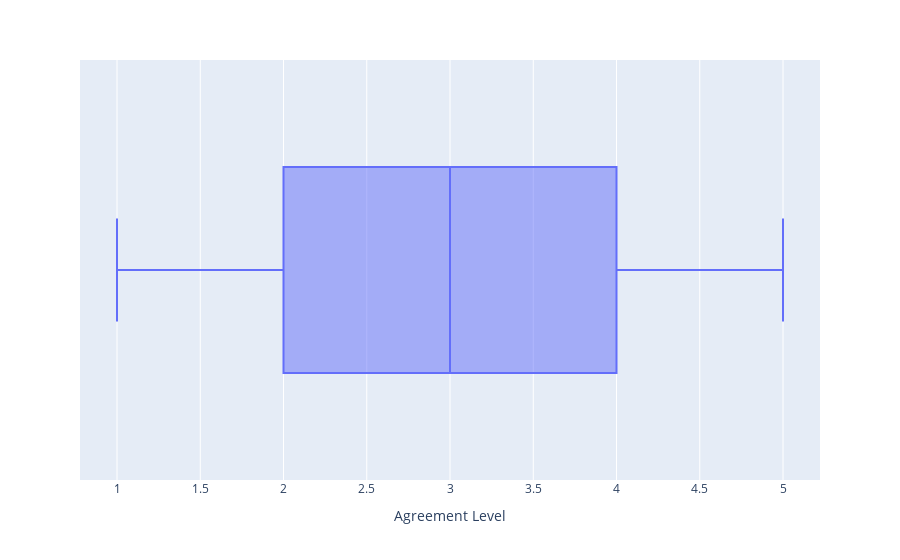

The notebook cell this image was saved under:
### Markdown cell above
### Box and Whiskers

### Code cell
box_fig = px.box(looks, x='Agreement Level')
box_fig.show()

### Figure 1 — Plotly figure (JSON) as saved in the notebook; plotly's stock layout.template omitted (floating-point values rounded to 4 significant figures; data arrays with more than 128 entries replaced by an {"elided": "..."} marker saying what was removed)
{"data": [{"alignmentgroup": "True", "hovertemplate": "Agreement Level=%{x}<extra></extra>", "legendgroup": "", "marker": {"color": "#636efa"}, "name": "", "notched": false, "offsetgroup": "", "orientation": "h", "showlegend": false, "type": "box", "x": {"elided": "1000 int values"}, "x0": " ", "xaxis": "x", "y0": " ", "yaxis": "y"}], "layout": {"boxmode": "group", "legend": {"tracegroupgap": 0}, "margin": {"t": 60}, "xaxis": {"anchor": "y", "domain": [0, 1], "title": {"text": "Agreement Level"}}, "yaxis": {"anchor": "x", "domain": [0, 1]}}}
